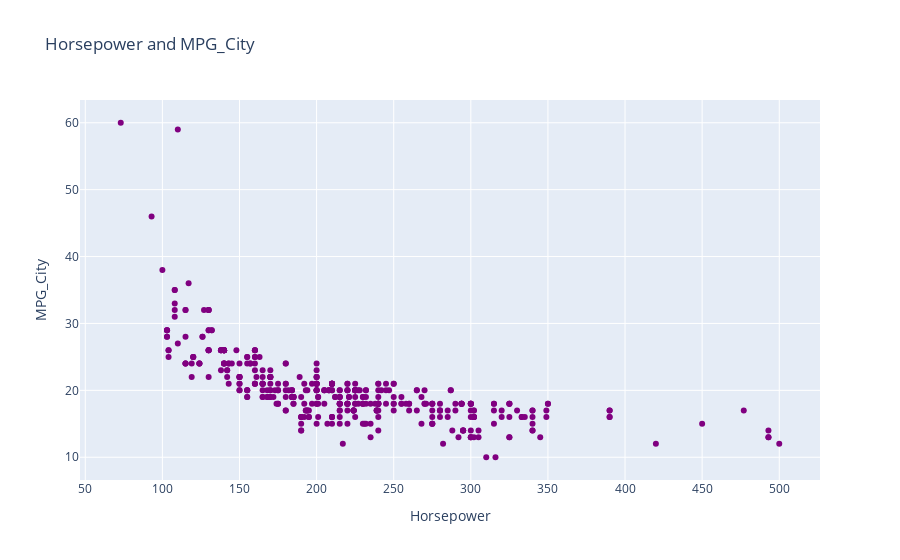

Notebook source saved alongside this figure:
### Markdown cell above
Observación Cylinders and MPG_City:

Podemos observar los vehiculos que poseen entre 3 y 4 cilindros rinde mejor que los que tienen más

en cuanto a millas por galón.

### Code cell
#Horsepower and MPG_City
fig = px.scatter(df, x="Horsepower", y="MPG_City",color_discrete_sequence=["purple"],title="Horsepower and MPG_City")
fig .show()

### Figure 1 — Plotly figure (JSON) as saved in the notebook; plotly's stock layout.template omitted (floating-point values rounded to 4 significant figures; data arrays with more than 128 entries replaced by an {"elided": "..."} marker saying what was removed)
{"data": [{"hovertemplate": "Horsepower=%{x}<br>MPG_City=%{y}<extra></extra>", "legendgroup": "", "marker": {"color": "purple", "symbol": "circle"}, "mode": "markers", "name": "", "orientation": "v", "showlegend": false, "type": "scatter", "x": {"elided": "428 int values"}, "xaxis": "x", "y": {"elided": "428 int values"}, "yaxis": "y"}], "layout": {"autosize": true, "legend": {"tracegroupgap": 0}, "title": {"text": "Horsepower and MPG_City"}, "xaxis": {"anchor": "y", "autorange": true, "domain": [0, 1], "range": [47.16, 525.8], "title": {"text": "Horsepower"}, "type": "linear"}, "yaxis": {"anchor": "x", "autorange": true, "domain": [0, 1], "range": [5.874, 64.13], "title": {"text": "MPG_City"}, "type": "linear"}}}
